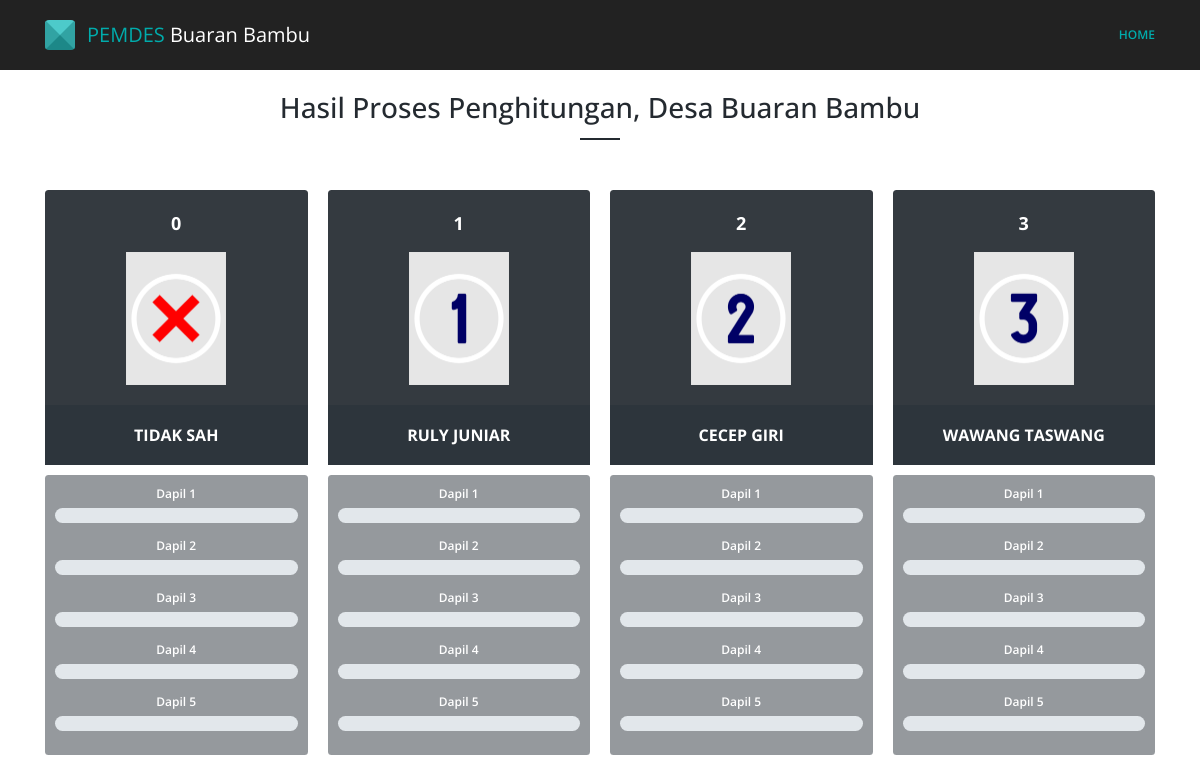
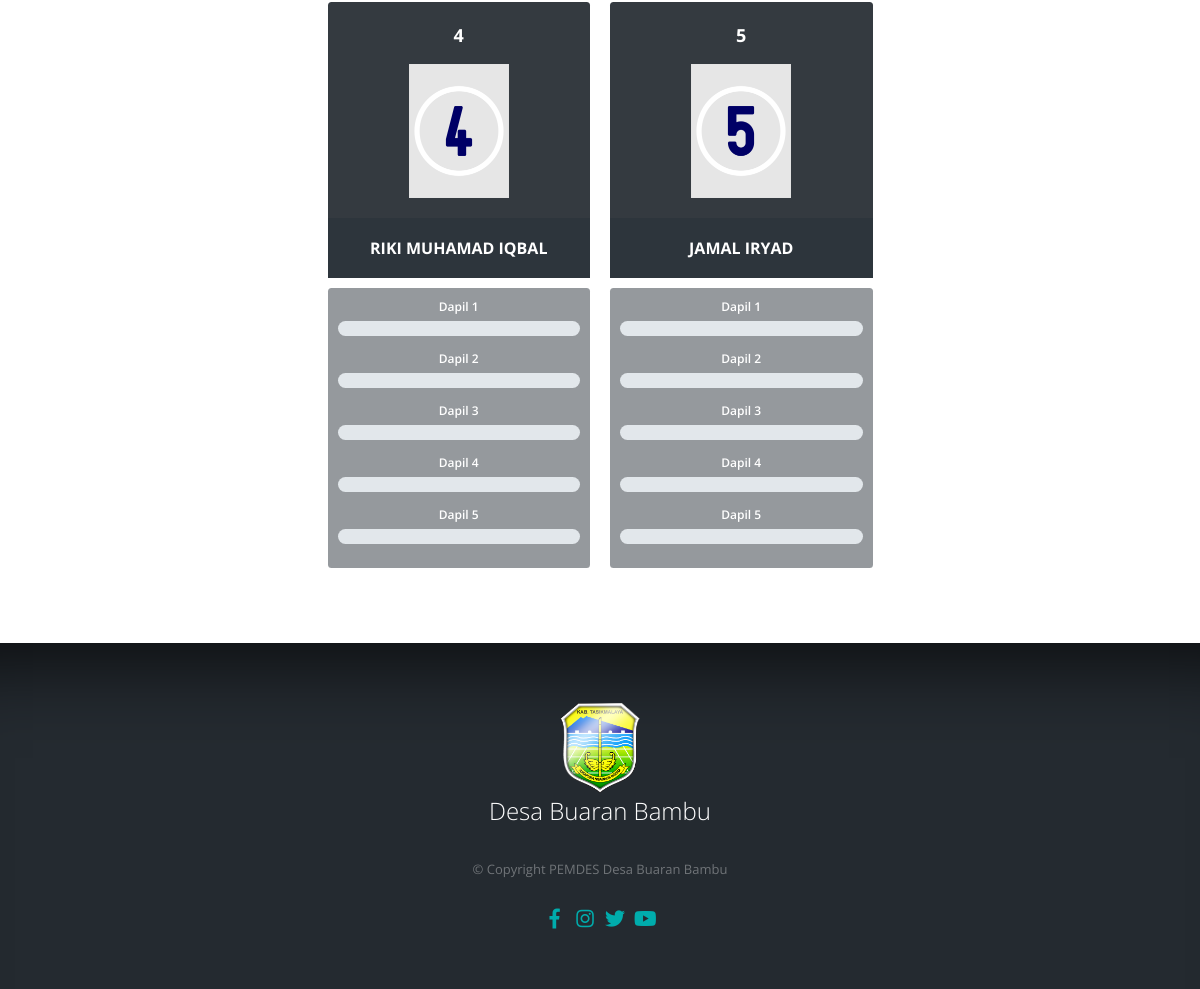
Before: /index.php/penghitungan with the older database file (2 pictures, top to bottom).
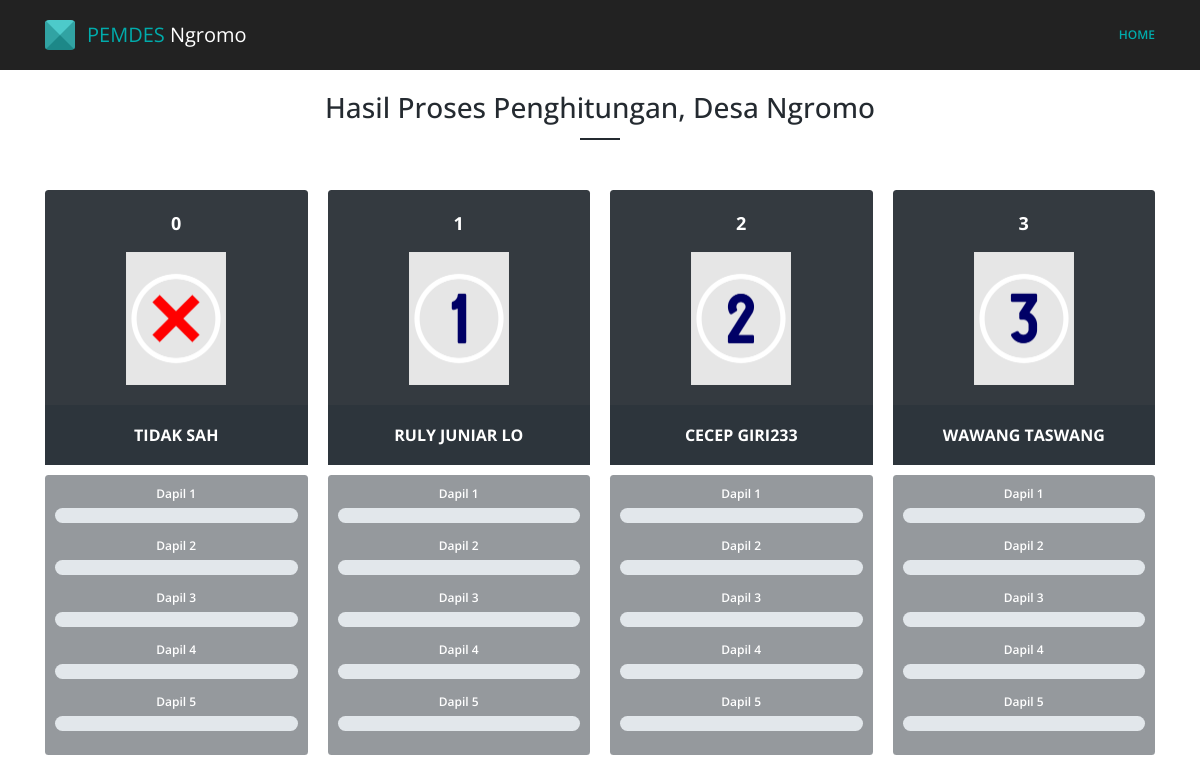
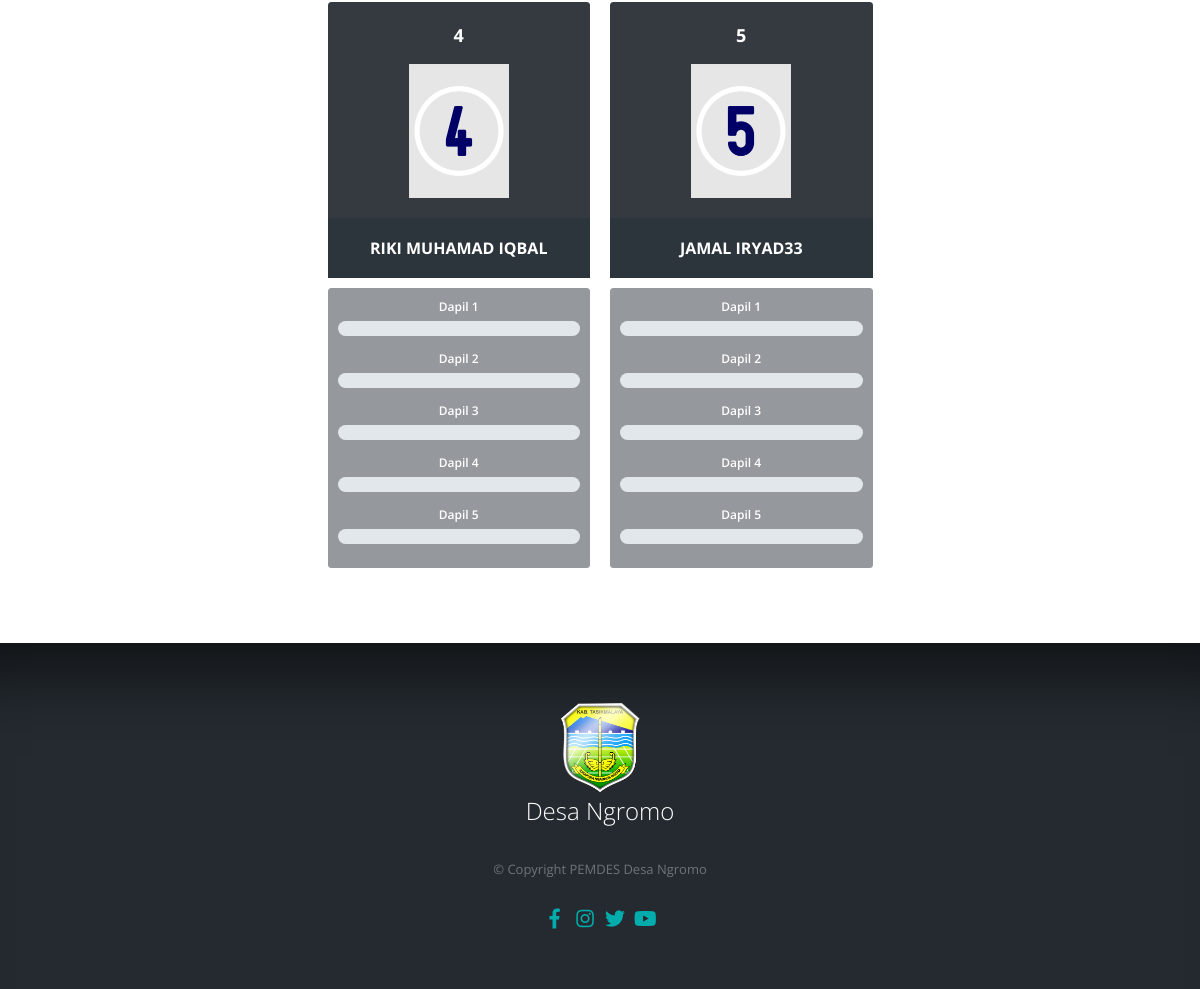
After: the same page with the newer database file (2 pictures, top to bottom).
### tables this page shows
CREATE TABLE `config` (
  `id` int(11) NOT NULL,
  `app_status` tinyint(4) NOT NULL DEFAULT '1',
  `desa_kode` varchar(14) NOT NULL,
  `sistem` varchar(24) NOT NULL,
  `dig_no_und` tinyint(3) NOT NULL,
  `und_yth` tinyint(4) NOT NULL DEFAULT '1',
  `antri` int(11) NOT NULL,
  `per_dapil` tinyint(4) NOT NULL DEFAULT '1' COMMENT 'kehadiran per dapil',
  `qr_code` tinyint(4) NOT NULL,
  `bar_code` tinyint(4) NOT NULL,
  `sis_pem` varchar(12) NOT NULL DEFAULT 'Desa',
  `sis_kabkot` varchar(12) NOT NULL DEFAULT 'Kabupaten',
  `desa` varchar(32) NOT NULL,
  `kec` varchar(32) NOT NULL,
  `kabkot` varchar(32) NOT NULL,
  `prop` varchar(16) NOT NULL,
  `logo_kab` varchar(256) NOT NULL,
  `logo_fav` varchar(256) NOT NULL,
  `sis_hitung` tinyint(4) NOT NULL DEFAULT '1' COMMENT '1:manual,2:rkp'
);

CREATE TABLE `pilkades_calon` (
  `id` int(11) NOT NULL,
  `nomor` tinyint(4) NOT NULL,
  `nama_calon` varchar(64) NOT NULL,
  `gender` tinyint(4) NOT NULL DEFAULT '1',
  `alamat` varchar(128) NOT NULL,
  `lahir_tmp` varchar(32) NOT NULL,
  `lahir_tgl` date NOT NULL,
  `sts_nikah` tinyint(4) NOT NULL,
  `pekerjaan` varchar(32) NOT NULL,
  `pend_tingkat` varchar(16) NOT NULL,
  `pend_nama` varchar(64) NOT NULL,
  `pend_thn` varchar(4) NOT NULL,
  `photo` varchar(128) NOT NULL,
  `nama_pasangan` varchar(64) NOT NULL,
  `color` varchar(16) NOT NULL
);

### application/controllers/Penghitungan.php (called while the page is built, shortened)
<?php
class Penghitungan extends CI_Controller {
	public function index()
	{
      $data['calon']    =  $this->Query->select_where('pilkades_calon', array('id','nomor', 'nama_calon', 'photo'), array(), 0,20, 'nomor ASC');
		$this->load->view('penghitungan/Index_html', $data);
   }
}

### index.php (called while the page is built, shortened)
<?php
require_once BASEPATH.'core/CodeIgniter.php';

### application/models/Query.php (called while the page is built, shortened)
<?php if ( ! defined('BASEPATH')) exit('No direct script access allowed');
class Query extends CI_Model {
    public function select_where($table, $select, $where, $start, $limit, $order_by){
        $this->db->select($select);
        $this->db->from($table);
        $this->db->where($where);
        $this->db->order_by($order_by);
    	$this->db->limit($limit, $start);
        $result = $this->db->get();
        return $result;
    }
}

### application/views/penghitungan/Index_html.php (the view, shortened to what this page needs)
<?php
	$get 			= $this->Query->select_where('config', array('*'), array(),0,1,'id ASC')->row();
	$desa 		= $get->desa;
	$kabkot 		= $get->kabkot;
	$sis_pem 	= $get->sis_pem;
	$logo_kab 	= $get->logo_kab;
?>
<!DOCTYPE html>
<html lang="en">
<head>
<link href="<?php echo base_url();?>themes/plugins/bootstrap/css/bootstrap.min.css" rel="stylesheet" />
<link href="<?php echo base_url();?>themes/plugins/font-awesome/css/all.min.css" rel="stylesheet" />
<link href="<?php echo base_url();?>themes/plugins/animate/animate.min.css" rel="stylesheet" />
<link href="<?php echo base_url();?>themes/plugins/fancybox-master/dist/jquery.fancybox.min.css" rel="stylesheet" />
<link href="<?php echo base_url();?>themes/frontend/css/one-page-parallax/style.min.css" rel="stylesheet" />
<link href="<?php echo base_url();?>themes/frontend/css/one-page-parallax/style-responsive.min.css" rel="stylesheet" />
<link href="<?php echo base_url();?>themes/frontend/css/one-page-parallax/theme/default.css" id="theme" rel="stylesheet" />
</head>
<body data-spy="scroll" data-target="#header" data-offset="51">
	<div id="page-container" class="fade">
		<div id="header" class="header navbar navbar-inverse navbar-fixed-top">
			<div class="container">
				<div class="navbar-header">
					<a href="<?php echo base_url('home');?>" class="navbar-brand">
						<span class="brand-logo"></span>
						<span class="brand-text">
							<span class="text-theme">PEMDES</span> <?php echo $desa;?>
						</span>
					</a>
				</div>
				<div class="collapse navbar-collapse" id="header-navbar">
					<ul class="nav navbar-nav navbar-right">
						<li class="nav-item dropdown">
							<a class="nav-link active" href="#home" data-click="scroll-to-target" data-scroll-target="<?php echo base_url();?>#home">HOME</a>
						</li>
					</ul>
				</div>
			</div>
		</div>
      <div id="perangkat" class="content bg-dark-lighter m-t-30" data-scrollview="true">
			<div class="container">
				<h2 class="content-title">Hasil Proses Penghitungan, <?php echo $sis_pem . ' '. $desa;?></h2>
				<div class="row d-flex justify-content-center">
            <?php
               $get_dapil = $this->Query->select_where('pilkades_dapil', array('*'), array(),0,20, 'uid ASC')->result_array();
               foreach ($calon->result_array() as $key => $value) {
            ?>
               <div class="col-lg-3 col-md-6 col-sm-12">
						<div class="team rounded p-0 m-t-20 bg-dark text-white">
                     <div class="p-20">
                     <div class="title text-white f-s-18 f-w-700"><?php echo $value['nomor'];?></div>
                     <img src="<?php echo base_url('assets/img/user/c'. $value['nomor'] .'.png');?>" width="100px" alt="Ryan Teller">
                     </div>
                     <h4 class="name f-s-16 f-w-700 text-truncate bg-black text-white p-20"><?php echo strtoupper($value['nama_calon']);?></h4>
                  </div>
                     <div class="info rounded m-t-10 bg-black-transparent-5 p-10">
                        <div class="skills">
                        <?php foreach ($get_dapil as $ky => $row) { ?>
                           <div class="skills-name text-white text-center"><?php echo $row['dapil'];?></div>
                           <div class="progress mb-3">
                           </div>
                        <?php } ?>
                        </div>
							</div>
					</div>
            <?php } ?>
            </div>
			</div>
		</div>
		<div id="footer" class="footer">
			<div class="container">
				<div class="footer-brand">
					<div class=""><img src="<?php echo base_url('assets/img/logo/'.$logo_kab);?>"  alt="icon-kabupaten-<?php echo strtolower($kabkot);?>" width="80px"></div>
					<?php echo $sis_pem . ' '. $desa;?>
				</div>
				<p>
					&copy; Copyright PEMDES <?php echo $sis_pem . ' '. $desa;?>
				</p>
				<p class="social-list">
					<a href="#"><i class="fab fa-facebook-f fa-fw"></i></a>
					<a href="#"><i class="fab fa-instagram fa-fw"></i></a>
					<a href="#"><i class="fab fa-twitter fa-fw"></i></a>
					<a href="#"><i class="fab fa-youtube fa-fw"></i></a>
				</p>
			</div>
		</div>
	</div>
</body>
</html>

Changed rows visible on the page:
changed config "Desa": desa "Buaran Bambu" → "Ngromo"
changed pilkades_calon: nama_calon "RULY JUNIAR" → "RULY JUNIAR LO"
changed pilkades_calon: nama_calon "CECEP GIRI" → "CECEP GIRI233"
changed pilkades_calon: nama_calon "JAMAL IRYAD" → "JAMAL IRYAD33"
